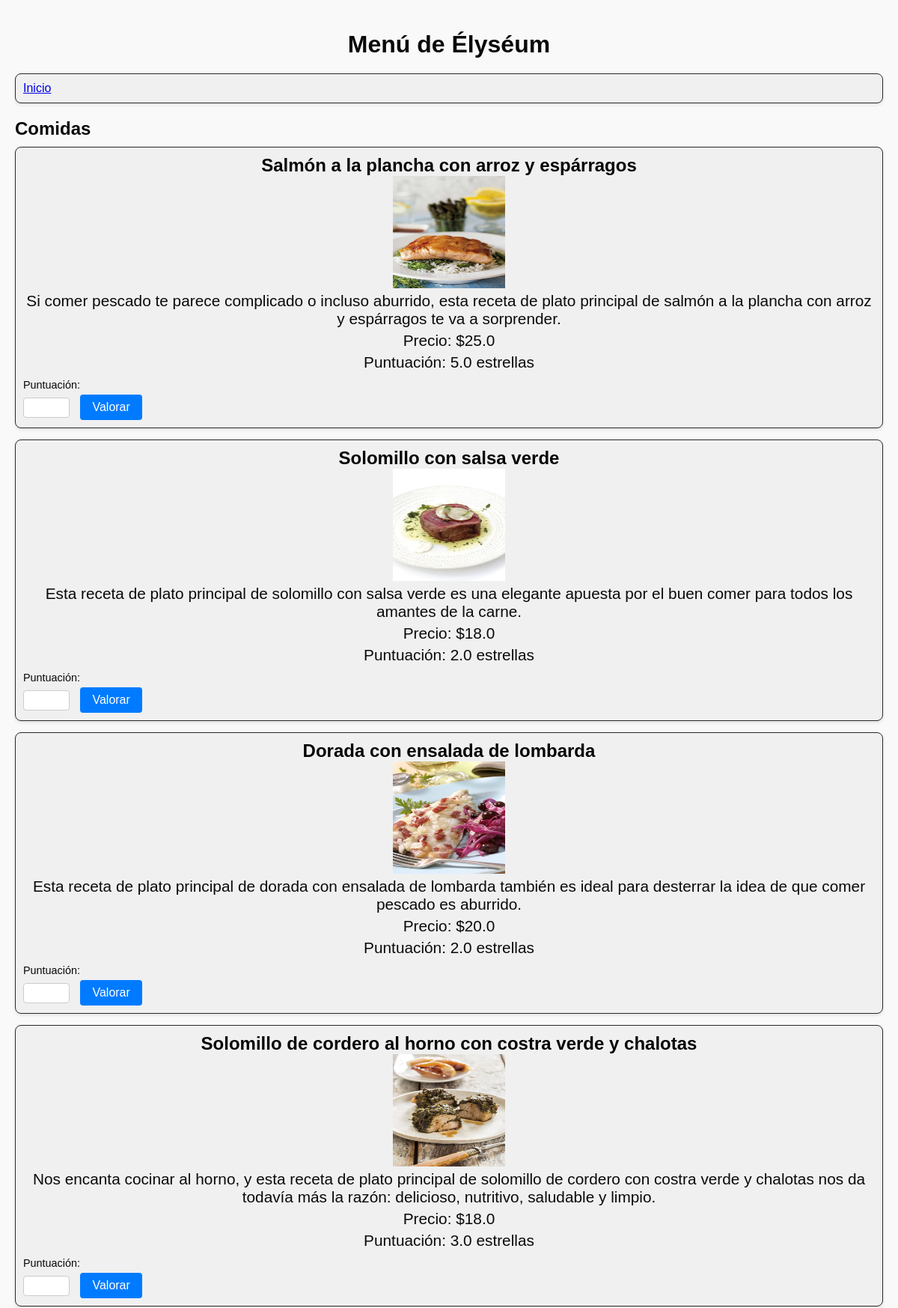
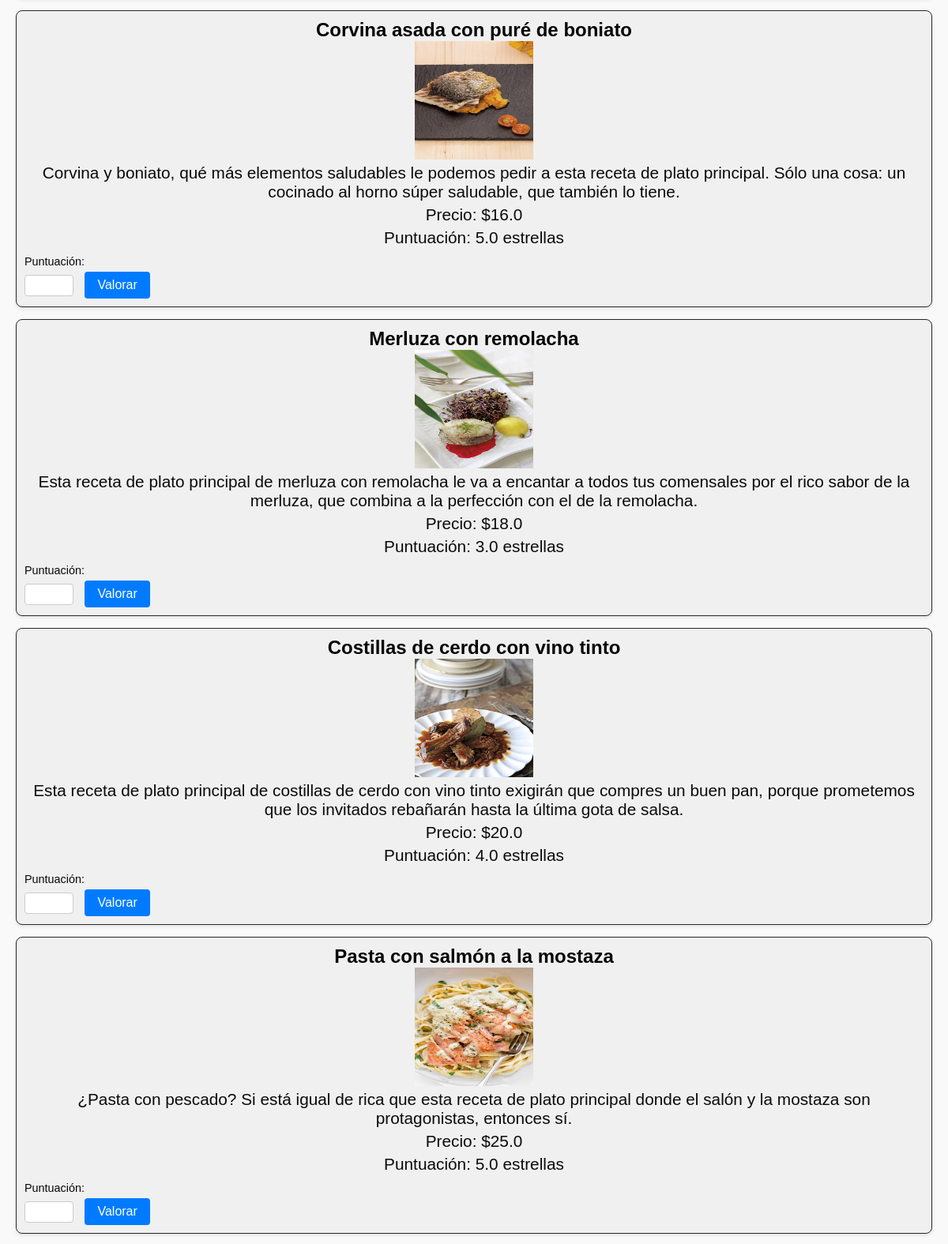
The page /menu (upper part) on the database its author committed (2 pictures, top to bottom).
### app/models.py (models this page shows, shortened)
class Menu(db.Model):
    __tablename__ = 'menu'
    id = db.Column(db.Integer, primary_key=True)
    categoria = db.Column(db.String(50), nullable=False)
    nombre = db.Column(db.String(100), nullable=False)
    descripcion = db.Column(db.String(200), nullable=True)
    precio = db.Column(db.Float, nullable=False)
    puntuacion = db.Column(db.Float, default=0.0)
    imagen = db.Column(db.String(100))

### app/routes.py (the view)
@bp.route('/menu', methods=['GET'], endpoint='menu')
def menu():
    comidas = Menu.query.filter_by(categoria='Comida').all()
    bebidas = Menu.query.filter_by(categoria='Bebida').all()
    postres = Menu.query.filter_by(categoria='Postre').all()
    return render_template('menu.html', comidas=comidas, bebidas=bebidas, postres=postres)

### app/templates/menu.html (shortened to what this page needs)
<!DOCTYPE html>
<html lang="es">
<head>
    <link rel="stylesheet" href="{{ url_for('static', filename='css/menu.css') }}">
</head>
<body>
    <header>
        <h1>Menú de Élyséum</h1>
        <nav>
            <ul>
                <li><a href="{{ url_for('routes.index_page') }}">Inicio</a></li>
            </ul>
        </nav>
    </header>
    <main>
        <section>
            <h2>Comidas</h2>
            {% if comidas %}
                <ul>
                    {% for comida in comidas %}
                        <li>
                            <h3>{{ comida.nombre }}</h3>
                            <img src="{{ url_for('static', filename=comida.imagen) }}" alt="{{ comida.nombre }}" class="menu-image">
                            <p>{{ comida.descripcion }}</p>
                            <p>Precio: ${{ comida.precio }}</p>
                            <p>Puntuación: {{ comida.puntuacion }} estrellas</p>
                            <form action="{{ url_for('routes.menu') }}" method="POST">
                                <label for="puntuacion_comida_{{ comida.id }}">Puntuación:</label>
                                <input type="number" id="puntuacion_comida_{{ comida.id }}" name="puntuacion" min="1" max="5" step="0.1" required>
                                <button type="submit">Valorar</button>
                            </form>
                        </li>
                    {% endfor %}
                </ul>
            {% else %}
                <p>No hay comidas disponibles en este momento.</p>
            {% endif %}
        </section>
    </main>
</body>
</html>

### app/static/css/menu.css (style rules this page uses)
body { font-family: Arial, sans-serif; background-color: #f9f9f9; color: #080808; margin: 0; padding: 20px; }
h1 { text-align: center; font-size: 2em; color: #090909; margin-bottom: 20px; }
h2 { color: #080808; font-size: 1.5em; margin-bottom: 10px; }
.menu-image { width: 150px; height: 150px; display: block; margin-left: auto; margin-right: auto; }
ul { list-style-type: none; padding: 0; margin: 0; }
li { background-color: rgb(240, 240, 240); border: 1px solid #2a2929; border-radius: 8px; margin-bottom: 15px; padding: 10px; box-shadow: 0px 2px 4px rgba(0, 0, 0, 0.1); }
li h3 { text-align: center; font-size: 1.5em; margin: 0; color: #050505; }
li p { margin: 5px 0; font-size: 1.3em; color: #0a0a0a; }
form { margin-top: 10px; }
label { font-size: 0.9em; display: block; margin-bottom: 5px; }
input[type="number"] { width: 50px; padding: 5px; margin-right: 10px; border-radius: 4px; border: 1px solid #ccc; }
button { padding: 8px 16px; background-color: #007BFF; color: white; border: none; border-radius: 4px; cursor: pointer; font-size: 1em; }
p { text-align: center; color: #666; }

### rows shown on the page
Menu: nombre "Salmón a la plancha con arroz y espárragos", imagen (picture), descripcion "Si comer pescado te parece complicado o incluso aburrido, esta receta de plato principal de salmón a la plancha con arroz y espárragos te va a sorprender.", precio "25.0", puntuacion "5.0"
Menu: nombre "Solomillo con salsa verde", imagen (picture), descripcion "Esta receta de plato principal de solomillo con salsa verde es una elegante apuesta por el buen comer para todos los amantes de la carne.", precio "18.0", puntuacion "2.0"
Menu: nombre "Dorada con ensalada de lombarda", imagen (picture), descripcion "Esta receta de plato principal de dorada con ensalada de lombarda también es ideal para desterrar la idea de que comer pescado es aburrido.", precio "20.0", puntuacion "2.0"
Menu: nombre "Solomillo de cordero al horno con costra verde y chalotas", imagen (picture), descripcion "Nos encanta cocinar al horno, y esta receta de plato principal de solomillo de cordero con costra verde y chalotas nos da todavía más la razón: delicioso, nutritivo, saludable y limpio.", precio "18.0", puntuacion "3.0"
Menu: nombre "Corvina asada con puré de boniato", imagen (picture), descripcion "Corvina y boniato, qué más elementos saludables le podemos pedir a esta receta de plato principal. Sólo una cosa: un cocinado al horno súper saludable, que también lo tiene.", precio "16.0", puntuacion "5.0"
Menu: nombre "Merluza con remolacha", imagen (picture), descripcion "Esta receta de plato principal de merluza con remolacha le va a encantar a todos tus comensales por el rico sabor de la merluza, que combina a la perfección con el de la remolacha.", precio "18.0", puntuacion "3.0"
Menu: nombre "Costillas de cerdo con vino tinto", imagen (picture), descripcion "Esta receta de plato principal de costillas de cerdo con vino tinto exigirán que compres un buen pan, porque prometemos que los invitados rebañarán hasta la última gota de salsa.", precio "20.0", puntuacion "4.0"
Menu: nombre "Pasta con salmón a la mostaza", imagen (picture), descripcion "¿Pasta con pescado? Si está igual de rica que esta receta de plato principal donde el salón y la mostaza son protagonistas, entonces sí.", precio "25.0", puntuacion "5.0"
